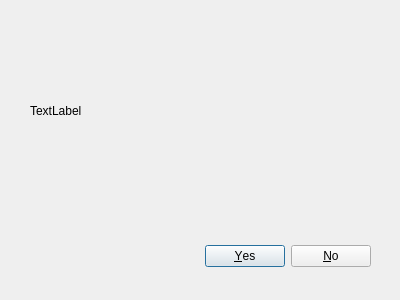
<?xml version="1.0" encoding="UTF-8"?>
<ui version="4.0">
 <class>ConversationInviteAccept</class>
 <widget class="QDialog" name="ConversationInviteAccept">
  <property name="geometry">
   <rect>
    <x>0</x>
    <y>0</y>
    <width>400</width>
    <height>300</height>
   </rect>
  </property>
  <property name="windowTitle">
   <string>Dialog</string>
  </property>
  <widget class="QDialogButtonBox" name="buttonBox">
   <property name="geometry">
    <rect>
     <x>30</x>
     <y>240</y>
     <width>341</width>
     <height>32</height>
    </rect>
   </property>
   <property name="orientation">
    <enum>Qt::Horizontal</enum>
   </property>
   <property name="standardButtons">
    <set>QDialogButtonBox::No|QDialogButtonBox::Yes</set>
   </property>
  </widget>
  <widget class="QLabel" name="message">
   <property name="geometry">
    <rect>
     <x>30</x>
     <y>50</y>
     <width>261</width>
     <height>121</height>
    </rect>
   </property>
   <property name="text">
    <string>TextLabel</string>
   </property>
  </widget>
 </widget>
 <resources/>
 <connections>
  <connection>
   <sender>buttonBox</sender>
   <signal>accepted()</signal>
   <receiver>ConversationInviteAccept</receiver>
   <slot>accept()</slot>
   <hints>
    <hint type="sourcelabel">
     <x>248</x>
     <y>254</y>
    </hint>
    <hint type="destinationlabel">
     <x>157</x>
     <y>274</y>
    </hint>
   </hints>
  </connection>
  <connection>
   <sender>buttonBox</sender>
   <signal>rejected()</signal>
   <receiver>ConversationInviteAccept</receiver>
   <slot>reject()</slot>
   <hints>
    <hint type="sourcelabel">
     <x>316</x>
     <y>260</y>
    </hint>
    <hint type="destinationlabel">
     <x>286</x>
     <y>274</y>
    </hint>
   </hints>
  </connection>
 </connections>
</ui>
